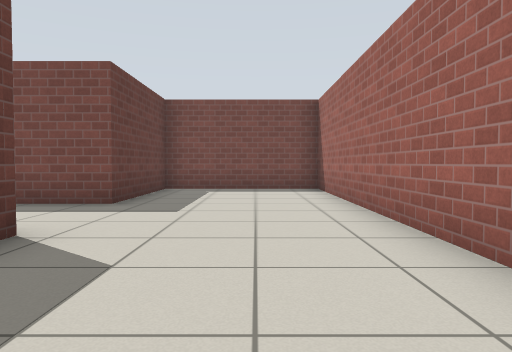
[1] (above)

17 first-person views from a walk through a robot-simulator world made for Gazebo. The camera is 0.72 m above the floor, tilts 2° down and sees 70° across. The floor is counted in squares, 1 m on a side. Each view is taken from the middle of a square. On the plan, view 1 faces up. The plan holds only what a view shows up to about 11 squares ahead; the rest is blank. Simple patterns stand in for the simulator's built-in surfaces.

[2]
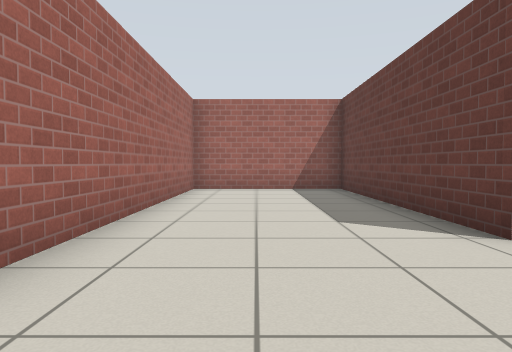

[3]
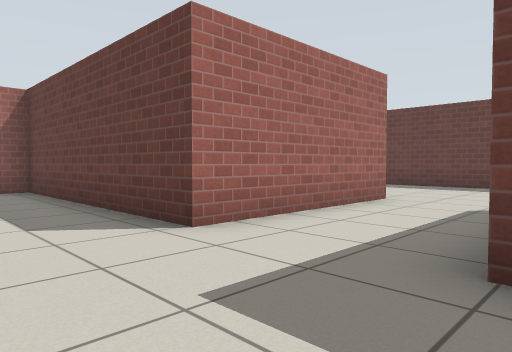

[4]
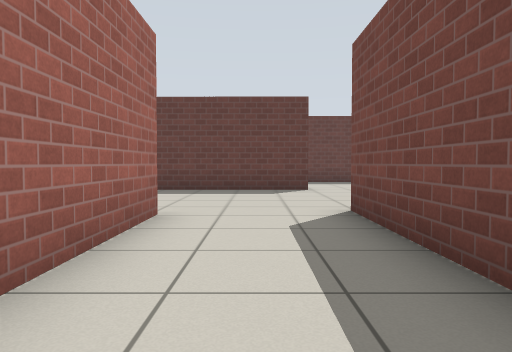

[5]
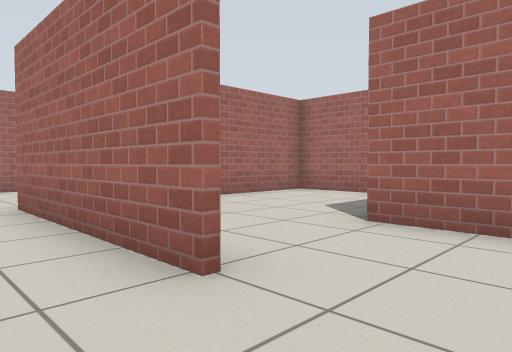

[6]
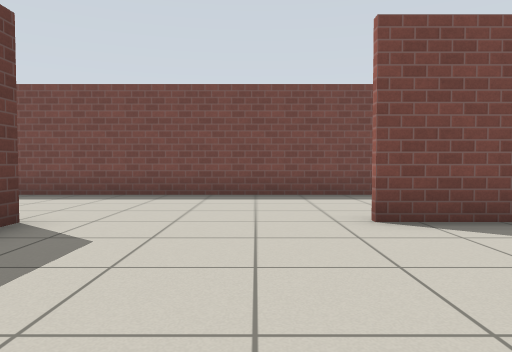

[7]
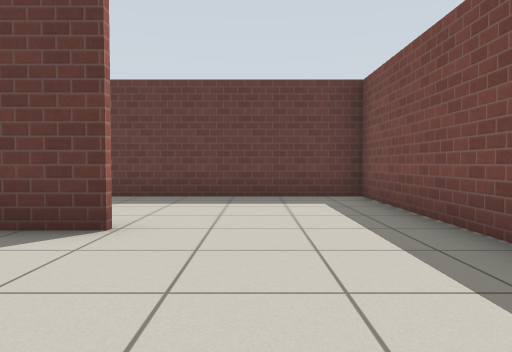

[8]
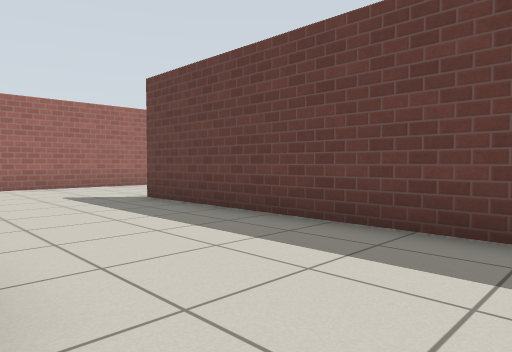

[9]
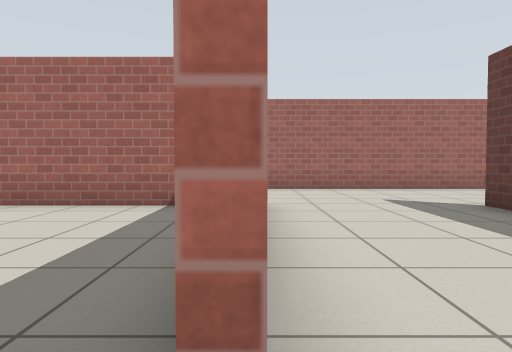

[10]
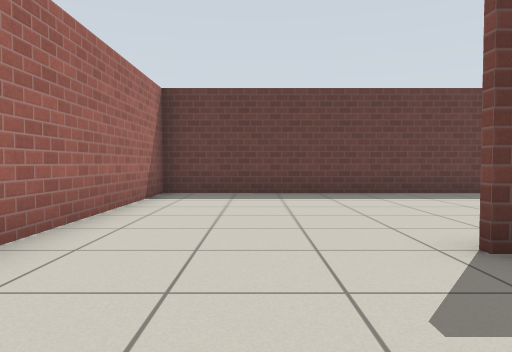

[11]
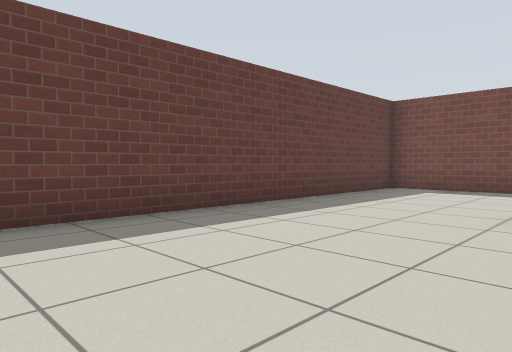

[12]
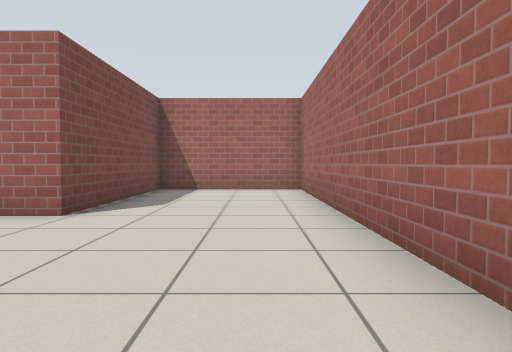

[13]
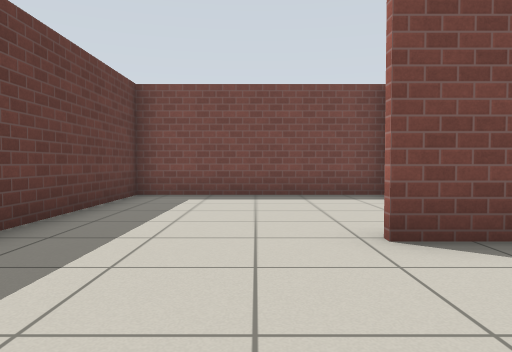

[14]
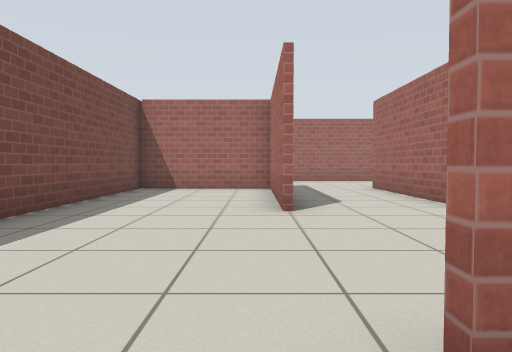

[15]
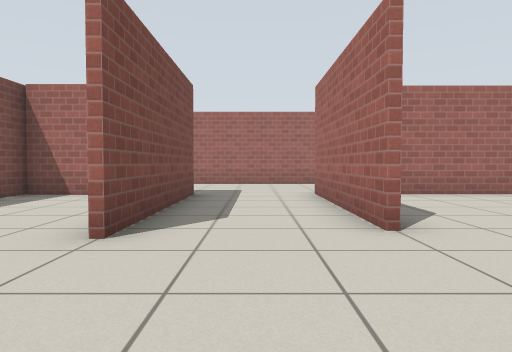

[16]
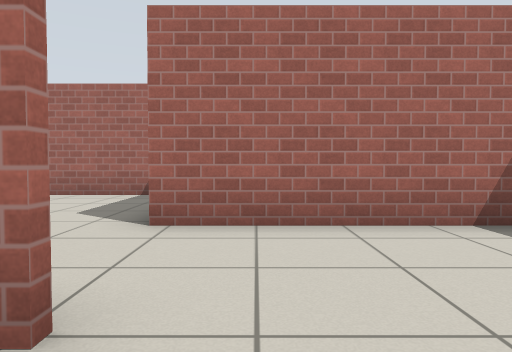

[17]
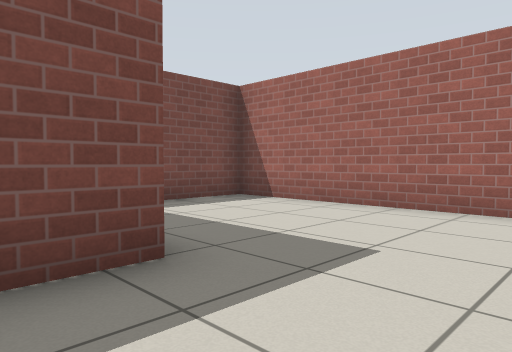

### Floor plan
Ten units are one square. View 1 is at (0, 0); x grows to the right and y downward. Boxes are objects, and circles mark ways between rooms. Rooms are numbered by the first view taken in them; rooms with no view inside come last. Other rooms are left out.
<svg viewBox="-222 -108 244 145">
<path fill="none" stroke="#000" d="M-72 -36 -24 -36 -24 32M-24 -103 -24 -64 -76 -64M-19 32 17 32 17 -103 -30 -103M-166 -53 -179 -53M-119 -65 -119 -23M-110 -8 -68 -8M-160 -103 -217 -103 -217 32 -69 32 -69 -7 -120 -7 -120 -15M-76 -66 -31 -66M-25 -65 -25 -103M-30 -103 -159 -103 -159 -7M-56 32 -19 32M-25 32 -25 -18"/>
<circle cx="-80" cy="-45" r="3" fill="#2a7"/>
<circle cx="-70" cy="-20" r="3" fill="#2a7"/>
<text x="-10" y="-40">1</text>
<text x="-140" y="-40">2</text>
<text x="-50" y="0">3</text>
</svg>
Room 1 opens to room 2. Room 2 opens to room 3.

Where each view was taken, in squares from view 1:
view 1: 0 up, 0 right, facing up
view 2: 7 up, 0 right, facing down
view 3: 7 up, 0 right, facing down-left
view 4: 5 up, 2 left, facing left
view 5: 5 up, 9 left, facing down-right
view 6: 2 up, 9 left, facing up
view 7: 8 up, 8 left, facing left
view 8: 8 up, 12 left, facing down-left
view 9: 7 up, 12 left, facing down
view 10: 1 down, 13 left, facing left
view 11: 0 up, 17 left, facing up-left
view 12: 2 down, 17 left, facing right
view 13: 2 up, 19 left, facing up
view 14: 7 up, 13 left, facing right
view 15: 5 up, 11 left, facing right
view 16: 5 up, 8 left, facing down
view 17: 4 up, 4 left, facing up-right
